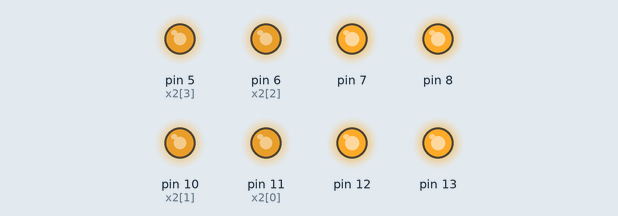
Simulated run of this sketch. Board: Arduino Uno, built with avr-gcc and run on an emulated ATmega328P. Shown: output pins drawn as LEDs (lit = HIGH). Random numbers use the default seed unless the sketch sets one.

Above: at 0.15 s.
At 4.05 s:
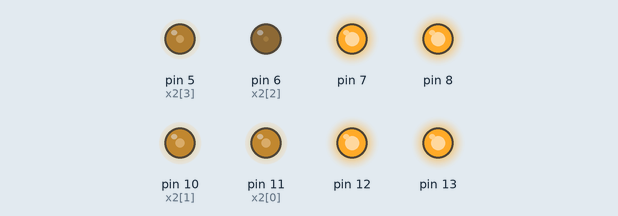
At 8.61 s:
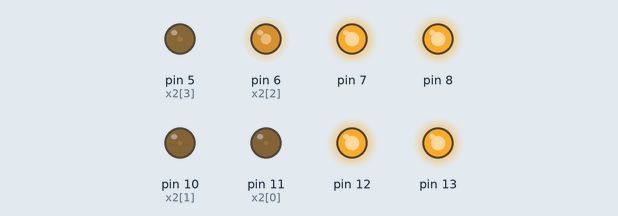
At 19.76 s:
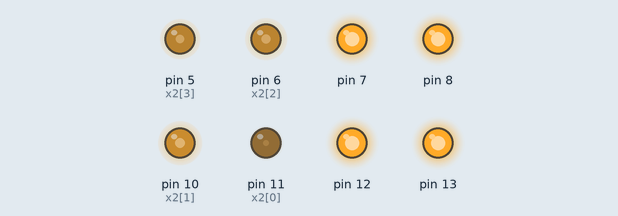
At 29.69 s:
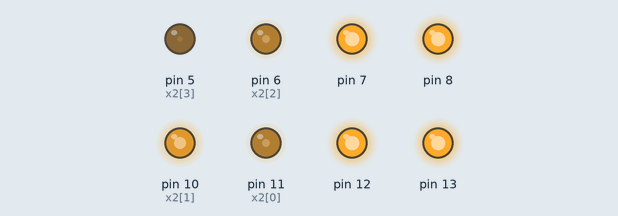
At 39.61 s:
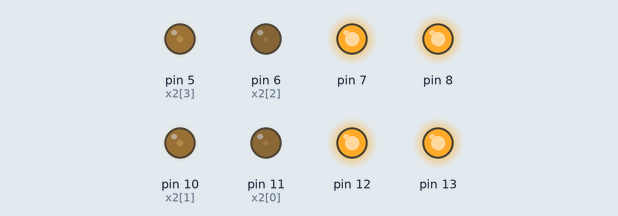
Timing chart, 0 to 40.0 s (numbered marks = the images above):
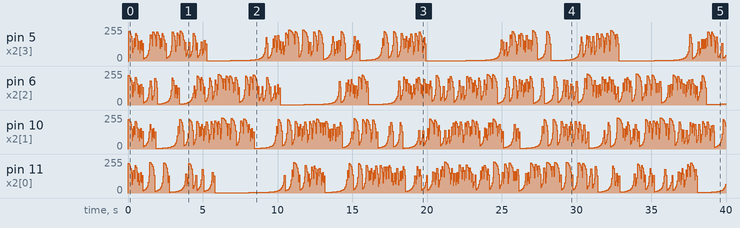

The sketch:

bonbora2015.ino
```cpp
//Cirstmas Mode LED lrumination dessin.
//Hitoshi.Momma  momma@nifty.com
//2015.11.24
//Set white ball still and clored ball to PWM mode
//Sync ball to be network activities.
//1/f fluctuation by interval Caos
int value = 0;   // variable to keep the actual value
float x = 0.1;
float x1[]={0.10,0.10,0.10,0.10};
int   x2[]={11,10,6,5};

void setup() {
//Serial.begin(9600);//for debug
// turn the LED on (HIGH is the voltage level)
pinMode(13,OUTPUT);
pinMode(12,OUTPUT);
pinMode(8,OUTPUT);
pinMode(7,OUTPUT);
digitalWrite(13, HIGH);
digitalWrite(12, HIGH);
digitalWrite(8, HIGH);
digitalWrite(7, HIGH);
//PWM
pinMode(11,OUTPUT);
pinMode(10,OUTPUT);
pinMode(6,OUTPUT);
pinMode(5,OUTPUT);
}

// 1/f fluctuation by interval Caos
//
void loop() {
  for(int i=0;i<4;i++){
  x = x1[i];
  if(x < 0.5){x = x + 2 * x * x;
  }
  else {x = x - 2 * (1.0 - x) * (1.0 - x);
  }
  if(x < 0.08){
    x = (float)(random(20,80))/256;
  }
  if(x > 0.995){
    x = (float)(random(128,253))/256;
  }
  x1[i] = x;
  x = x * 255;
  value= (unsigned int)x;
  analogWrite(x2[i], 255-value);
  delay(13);
  }
}
```
